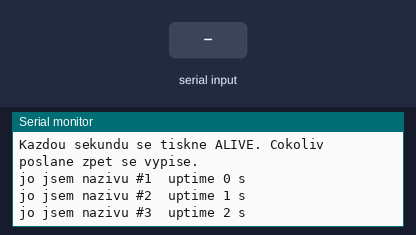
Bench run of a program on a simulated ESP32-S3. Shown: the last lines printed to the serial monitor. The inputs (shaded band) are chosen by the test bench.

Above: at 2.8 s.
2.9 s: "1" received over Serial
At 3.5 s:
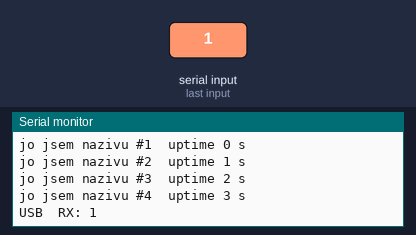
4.5 s: "1" received over the second serial link
At 5.8 s:
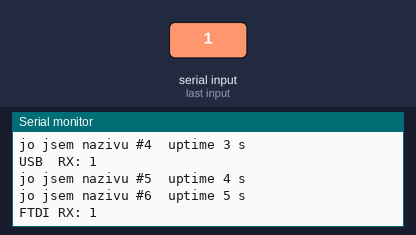
6.5 s: "0" received over Serial
At 7.8 s:
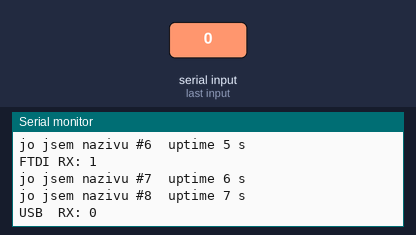
8.0 s: "0" received over the second serial link
At 8.7 s:
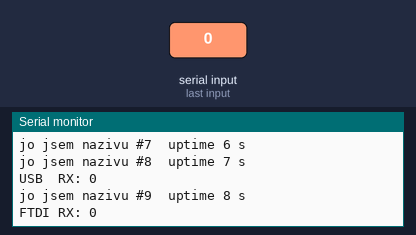

The program:

main.cpp
```cpp
// test_simple - overi jen jednu vec: ze ESP32 bezi a mluvi na konzoli.
//
// Nesaha na zadny periferni pin desky (595, STEP, TMC UART), takze je bezpecne
// tohle pustit na cerstve osazene desce. Tiskne soucasne na nativni USB CDC
// a na hardwarovy UART pro externi FTDI - staci se divat na to, co je po ruce.
//
// Pozn.: nativni USB CDC zahodi vsechno, co se vytiskne drive, nez si host
// otevre port. Proto se hlaska opakuje kazdou sekundu a zadne "jednorazove"
// uvitani se nepouziva.

#include <Arduino.h>

#ifndef DBG_UART_TX
#define DBG_UART_TX 2
#endif
#ifndef DBG_UART_RX
#define DBG_UART_RX 1
#endif

static HardwareSerial dbg(1);   // UART1 na piny podle prostredi

// Vytiskne stejny radek na obe rozhrani.
static void say(const String &s) {
  Serial.println(s);
  dbg.println(s);
}

void setup() {
  Serial.begin(115200);                                     // nativni USB CDC
  dbg.begin(115200, SERIAL_8N1, DBG_UART_RX, DBG_UART_TX);  // FTDI

  say("");
  say("=== test_simple: ESP32 nabootoval ===");
  say(String("chip: ") + ESP.getChipModel() + " rev " + ESP.getChipRevision() +
      ", " + ESP.getChipCores() + " jadra, " + getCpuFrequencyMhz() + " MHz");
  say(String("flash: ") + (ESP.getFlashChipSize() / 1024 / 1024) + " MB, heap: " +
      ESP.getFreeHeap() + " B");
  say(String("debug UART: TX=IO") + DBG_UART_TX + " RX=IO" + DBG_UART_RX);
  say("Kazdou sekundu se tiskne ALIVE. Cokoliv poslane zpet se vypise.");
}

void loop() {
  static uint32_t n = 0;
  say(String("jo jsem nazivu #") + (++n) + "  uptime " + (millis() / 1000) + " s");

  // Overeni, ze funguje i prijem - proklepne druhy smer dratu.
  while (Serial.available()) say(String("USB  RX: ") + (char)Serial.read());
  while (dbg.available()) say(String("FTDI RX: ") + (char)dbg.read());

  delay(1000);
}
```

Measured:
- after the input at 2.9 s, the serial monitor: prints a new line after 0.12 s (image 1)
- after the input at 4.5 s, the serial monitor: prints a new line after 0.52 s (image 2)
- after the input at 6.5 s, the serial monitor: prints a new line after 0.52 s (image 3)
- after the input at 8.0 s, the serial monitor: prints a new line at once (image 4)
